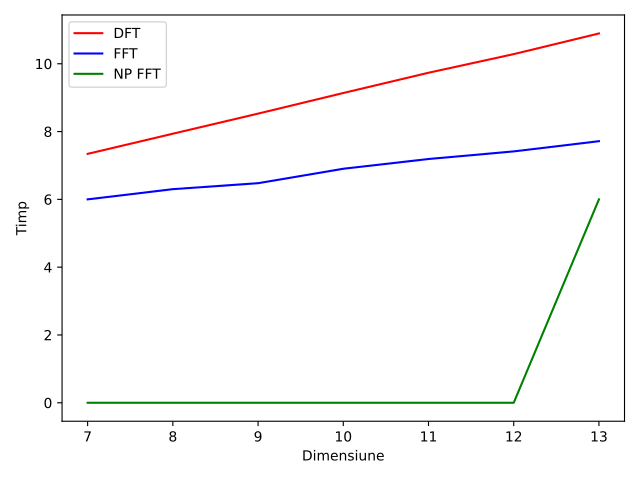

Reproduce this figure in Python.
import numpy as np
import matplotlib.pyplot as plt
import math
import time

def fft(x):
    n=len(x)
    if n==1:
        return x
    if n%2!=0:
        print("N nu este putere a lui 2")
        return
    even=fft(x[::2])
    odd=fft(x[1::2])
    exp=math.e**(-2j*np.pi*np.arange(n//2)/n)
    
    half1=even+exp*odd
    half2=even-exp*odd
    return np.concatenate([half1,half2])
def dft(x):

    n=len(x)

    ws=np.arange(0,n,1)
    m=[]
    for w in ws:
        s=0
        for n2 in range(n):
            s+=x[n2] * math.e**(-2j*np.pi*n2*w/n)
        m.append(s)
        

def semnal(t):
    return 3*np.cos(2*27* np.pi * t +0)+0.5*np.cos(2*7* np.pi * t +0)+1*np.cos(2*20* np.pi * t +0)


ts=[2**i for i in range(7,14)]
# print(ts)
xs=[semnal(np.linspace(0,1,t)) for t in ts]
# print (xs)

times={"dft":[],"fft":[],"npfft":[]}
# print("starting in 3")
# time.sleep(3)
for x in xs:
    # x=xs[0]
    print(f"DFT: {len(x)}")
    start=time.time_ns()
    temp=dft(x)
    stop=time.time_ns()
    times["dft"].append(stop-start)
    
    print(f"FFT: {len(x)}")
    start=time.time_ns()
    temp=fft(x)
    stop=time.time_ns()
    times["fft"].append(stop-start)
        
    print(f"NPFFT: {len(x)}")
    start=time.time_ns()
    temp=np.fft.fft(x)
    stop=time.time_ns()
    times["npfft"].append(stop-start)

print("Done")

fig,axs=plt.subplots(1)
# fig.suptitle("TIMPI")
axs.set_xlabel("Dimensiune")
axs.set_ylabel("Timp")
axs.plot(np.log2(ts),np.log10(times["dft"]),color="red",label="DFT")
axs.plot(np.log2(ts),np.log10(times["fft"]),color="blue",label="FFT")
axs.plot(np.log2(ts),[0 if times["npfft"][i]==0 else np.log10(times["npfft"][i]) for i in range(len(times["npfft"]))],color="green",label="NP FFT")

print(times)

fig.tight_layout()
fig.show()
plt.legend()
plt.savefig('ex1.pdf')
plt.show()
